Frame 1 (no input): blank canvas, image omitted
Frame 60 (the mouse pressed at the canvas centre just before this capture): blank canvas, image omitted
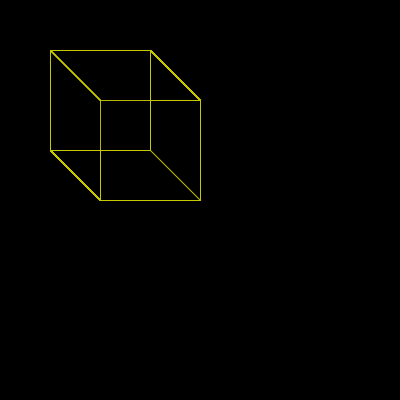
Frame 120 (the mouse held since frame 60 and released just before this capture)

The Processing sketch whose frames 1 and 60 were blank and that drew this single picture after the mouse press (run headless with seeded random() and noise(); from frame 60 on, the mouse is pressed at the canvas centre):

// Processing sketch: processing_112432
// ── processing_112432.pde

void setup() {
  size(400,400);
  background(0,0,0);  
}

void draw(){
  //noStroke();
  
  fill(0,0,0);
  stroke(mouseX,mouseY,0);
  strokeWeight(1);
  rect(100,100,100,100);
  fill(0,0,0,20);
 rect(50,50,100,100);
 line(50,50,100,100);
 line(150,50,200,100);
 line(50,150,100,200);
 line(150,150,200,200);
 
 println(mouseX + "" + mouseY);
 
 


 
}
